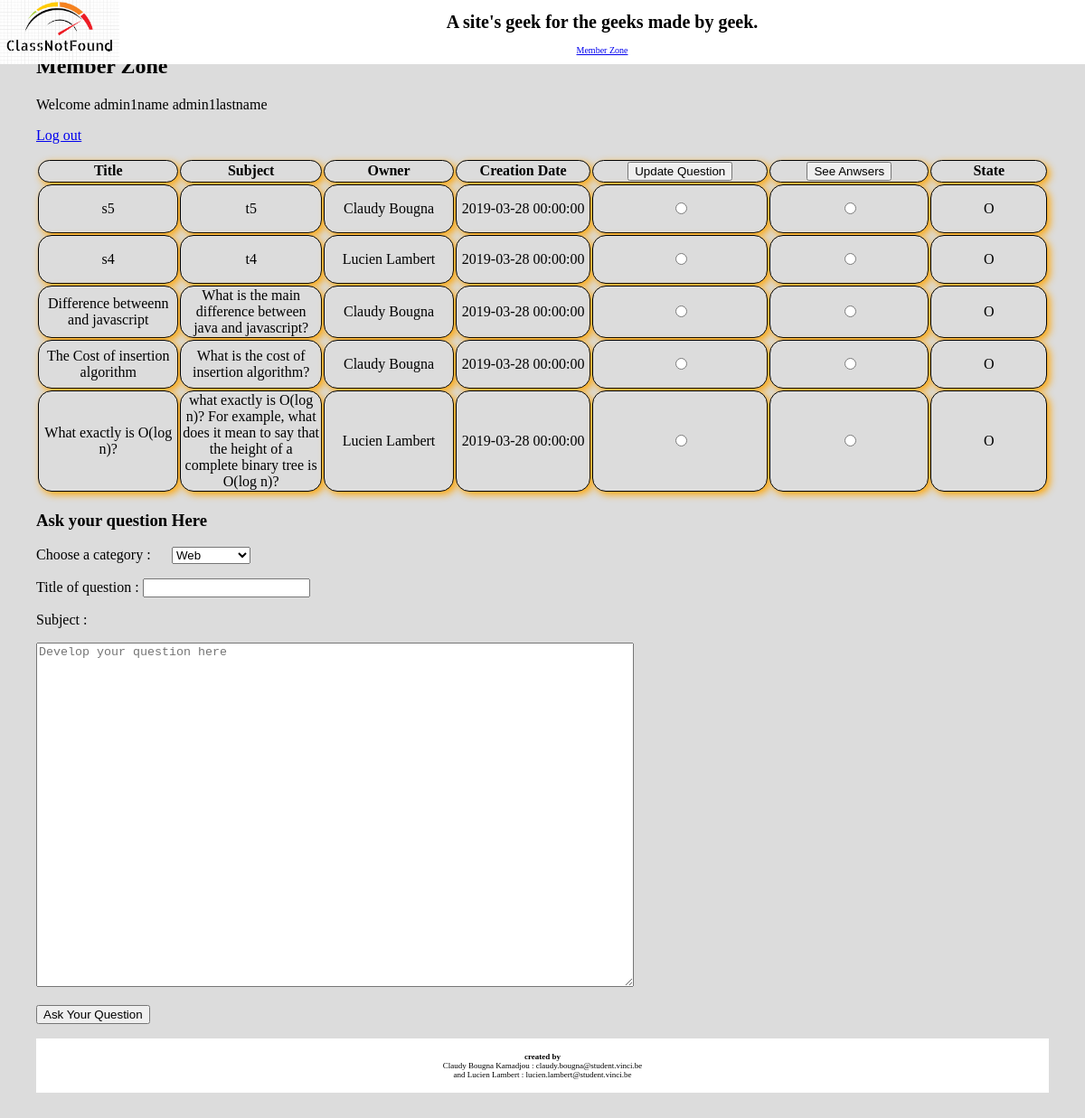
The app's page /index.php?action=member (signed in) with its own data.
### tables this page shows
CREATE TABLE IF NOT EXISTS `questions` (
  `id_question` int(11) NOT NULL AUTO_INCREMENT,
  `title` varchar(255) NOT NULL,
  `subject` varchar(255) NOT NULL,
  `id_category` int(11) NOT NULL,
  `owner` int(11) NOT NULL,
  `creation_date` timestamp NOT NULL DEFAULT CURRENT_TIMESTAMP,
  `state` set('O','S','D') NOT NULL,
  `good_answer` int(11) DEFAULT NULL,
  PRIMARY KEY (`id_question`),
  KEY `id_category` (`id_category`),
  KEY `owner` (`owner`),
  KEY `good_answer` (`good_answer`)
);

CREATE TABLE IF NOT EXISTS `members` (
  `id_member` int(11) NOT NULL AUTO_INCREMENT,
  `name` varchar(255) NOT NULL,
  `last_name` varchar(255) NOT NULL,
  `email` varchar(255) NOT NULL,
  `state` set('a','s') NOT NULL,
  `is_admin` tinyint(1) NOT NULL,
  `password` varchar(255) NOT NULL,
  PRIMARY KEY (`id_member`),
  UNIQUE KEY `email` (`email`)
);

### index.php (called while the page is built, shortened)
<?php
	$db = Db::getInstance();
	if (empty($_SESSION['authentifie'])) {
		$actionloginmember = 'login';
		$libelleloginmember = 'Login';
	} else {
		$actionloginmember = 'member';
		$libelleloginmember = 'Member Zone';
	}
	require_once(CHEMIN_VUES . 'header.php');
	$action = (isset($_GET['action'])) ? $_GET['action'] : 'default';
	switch($action) {
		case 'member':
			require_once('controllers/MemberController.php');
			$controller = new MemberController($db);
			break;
	}
	$controller->run();
	require_once(CHEMIN_VUES . 'footer.php');
?>

### controllers/MemberController.php (called while the page is built, shortened)
<?php
class MemberController{
    private $_db;
    public function __construct($db) {
        $this->_db = $db;
    }
    public function run() {
        $html_pseudo = htmlspecialchars($_SESSION['login']);
        $vueupdate = false;
        $vueanswers = false;
        $selected_question = null;
        $tabquestions = $this->_db->select_questions();
        $tabCategories = $this->_db->select_categories();
        require_once(CHEMIN_VUES . 'member.php');
    }
}
?>

### models/Db.class.php (called while the page is built, shortened)
<?php class Db {
    private $_db;
    private function __construct() {
        try {
            $this->_db = new PDO('mysql:host=localhost;dbname=projet;charset=utf8', 'root', '');
            $this->_db->setAttribute(PDO::ATTR_ERRMODE, PDO::ERRMODE_EXCEPTION);
            $this->_db->setAttribute(PDO::ATTR_DEFAULT_FETCH_MODE, PDO::FETCH_OBJ);
        } catch (PDOException $e) {
            die('Erreur de connexion à la base de données : ' . $e->getMessage());
        }
    }
    public function select_questions($keyword = '') {
        if ($keyword != '') {
            $keyword = str_replace("%", "\%", $keyword);
            $query = "SELECT * FROM questions WHERE title LIKE :keyword COLLATE utf8_bin OR subject LIKE :keyword COLLATE utf8_bin  ORDER BY id_question DESC";
            $ps = $this->_db->prepare($query);
            $ps->bindValue(':keyword', "%$keyword%");
        } else {
            $query = 'SELECT * FROM questions ORDER BY id_question DESC';
            $ps = $this->_db->prepare($query);
        }
        $ps->execute();
        $table = array();
        while ($row = $ps->fetch()) {
            $table[] = new Question($row->id_question, $row->title, $row->subject, $row->creation_date, $row->id_category, $this->select_member_by_id($row->owner), $row->state, $row->good_answer);
        }
        return $table;
    }
    public function select_member_by_id($id_member) {
        $query = 'SELECT * FROM members WHERE id_member = :id_member';
        $ps = $this->_db->prepare($query);
        $ps->bindValue(':id_member', $id_member);
        $ps->execute();
        $row = $ps->fetch();
        return new Member($row->id_member, $row->name, $row->last_name, $row->email, $row->state, $row->is_admin, NULL);
    }
    public function select_categories() {
        $query = 'SELECT * FROM categories ORDER BY id_category DESC';
        $ps = $this->_db->query($query);
        $table = array();
        while ($row = $ps->fetch()) {
            $table[] = new Category($row->id_category, $row->name);
        }
        return $table;
    }
} ?>

### models/Question.class.php (called while the page is built, shortened)
<?php class Question {
    private $_id_question;
    private $_title;
    private $_subject;
    private $_creation_date;
    private $_owner;
    private $_state;
    public function __construct($id_question, $title,  $subject, $creation_date, $id_category, $owner, $state, $good_answer) {
        $this->_id_question = $id_question;
        $this->_title = $title;
        $this->_subject = $subject;
        $this->_creation_date = $creation_date;
        $this->_owner = $owner;
        $this->_state = $state;
    }
    public function creation_date() {
        return $this->_creation_date;
    }
    public function owner() {
        return $this->_owner;
    }
    public function state() {
        return $this->_state;
    }
    public function html_title() {
        return htmlspecialchars($this->_title);
    }
    public function html_subject() {
        return htmlspecialchars($this->_subject);
    }
    public function html_id_question() {
        return htmlspecialchars($this->_id_question);
    }
} ?>

### models/Member.class.php (called while the page is built, shortened)
<?php class Member {
    private $_name;
    private $_last_name;
    public function __construct($id_member, $name, $last_name, $email, $state, $is_admin, $password) {
        $this->_name = $name;
        $this->_last_name = $last_name;
    }
    public function full_name() {
        return htmlspecialchars($this->_name . ' ' . $this->_last_name);
    }
} ?>

### models/Category.class.php (called while the page is built, shortened)
<?php class Category {
    private $_id_category;
    private $_name;
    public function __construct($id_category, $name) {
        $this->_id_category = $id_category;
        $this->_name = $name;
    }
    public function name() {
        return $this->_name;
    }
    public function id_category() {
        return $this->_id_category;
    }
} ?>

### views/member.php (the view, shortened to what this page needs)
<section id="content">
    <h2>Member Zone</h2>
    <p>Welcome <?php echo $html_pseudo; ?></p>
    <p><a href="index.php?action=logout">Log out</a></p>
    <?php if (!$vueupdate && !$vueanswers) { ?>
    <form action="?action=member" method="post">
        <table id="tableBalises">
            <thead>
            <tr>
                <th>Title</th>
                <th>Subject</th>
                <th>Owner</th>
                <th>Creation Date</th>
                <th><input type="submit" name="form_update" value="Update Question"></th>
                <th><input type="submit" name="form_see_answers" value="See Anwsers"></th>
                <th>State</th>
            </tr>
            </thead>
            <tbody>
            <?php foreach ($tabquestions as $i => $question) {
                $checked = (isset($selected_question) && $question->html_id_question() == $selected_question->html_id_question()) ? 'checked' : '';
                $disabled = ($question->state() == 'D') ? 'disabled' : ''; ?>
                <tr>
                    <td><span class="html"><?php echo $question->html_title(); ?></span></td>
                    <td><?php echo  $question->html_subject(); ?></td>
                    <td><?php echo $question->owner()->full_name(); ?></td>
                    <td><?php echo $question->creation_date(); ?></td>
                    <td><input type="radio" name="question" value="<?php echo $question->html_id_question(); ?>" <?php echo $checked; $disabled; ?> /></td>
                    <td><input type="radio" name="idquestion" value="<?php echo $question->html_id_question(); ?>" <?php echo $checked; $disabled; ?> /></td>
                    <td>
                        <p><?php echo $question->state(); ?></p>
                    </td>
                </tr>
            <?php } ?>
            </tbody>
        </table>
    </form>
    <div class="form">
        <h3> Ask your question Here </h3>
        <form action="index.php?action=question" method="post">
            <label for="id_category">Choose a category :</label>
            <select id="id_category" name="id_category">
                <?php foreach ($tabCategories as $i => $category) { ?>
                    <option value="<?php echo $category->id_category(); ?>"><?php echo $category->name(); ?></option>
                <?php } ?>
            </select>
            <p>Title of question :	<input type="text" name="title" /></p>
            <p>Subject :</p>
            <textarea   rows="25" cols="80"   name="subject" placeholder="Develop your question here"></textarea>
            <p><input type="submit" name="form_add" value="Ask Your Question"></p>
        </form>
    </div>
    <?php } ?>
</section>

### views/header.php (shortened to what this page needs)
<!DOCTYPE html>
<html lang="fr">
<head>
    <link rel="stylesheet" type="text/css" href="<?= CHEMIN_VUES ?>css/base.css" media="all" >
</head>
<body>
<header>
    <a href="index.php"> <img class="logo" src="<?= CHEMIN_VUES ?>images/logoclock.png" alt="logo"></a>
    <h1>
        A site's geek for the geeks made by geek.
    </h1>
        <nav>
            <ul>
                <li><a href="index.php?action=<?= $actionloginmember; ?>"><?= $libelleloginmember; ?></a></li>
            </ul>
        </nav>
</header>

### views/footer.php
<footer>
    <strong>created by</strong><br/>
    Claudy Bougna Kamadjou : <?= EMAIL2; ?><br/>
    and Lucien Lambert :  <?= EMAIL1; ?><br/>
</footer>
</body>
</html>

### views/css/base.css (style rules this page uses)
#tableBalises th { border-style: solid; border-width: thin; border-collapse: collapse; background-color: #DCDCDC; text-align: center; margin-top: auto; margin-left: auto; margin-right: auto; width: 500px; border-radius: 15px; box-shadow: 3px 3px 9px orange; }
#tableBalises td { border-style: solid; border-width: thin; border-collapse: collapse; background-color: #DCDCDC; text-align: center; margin-top: auto; margin-left: auto; margin-right: auto; width: 500px; border-radius: 15px; box-shadow: 3px 3px 9px orange; }
.logo { float: left; width: 11%; }
html { font-family: cursive; }
footer { font-size: xx-small; text-align: center; bottom: 0; left: 0; right: 0; background-color: white; padding: 15px 20px; }
header { background-color: white; position: absolute; top: 0; left: 0; right: 0; margin: auto; font-size: x-small; text-align: center; color: #000000; }
body { height: 100%; background-color: #DCDCDC; min-height: 100%; margin: 20px; padding: 20px; }
label { display:block; width:150px; float:left; }

### records on screen
questions: title "s5", subject "t5", owner.last_name "Claudy Bougna", creation_date "2019-03-28 00:00:00", state "O"
questions: title "s4", subject "t4", owner.last_name "Lucien Lambert", creation_date "2019-03-28 00:00:00", state "O"
questions: title "Difference betweenn and javascript", subject "What is the main difference between java and javascript?", owner.last_name "Claudy Bougna", creation_date "2019-03-28 00:00:00", state "O"
questions: title "The Cost of insertion algorithm", subject "What is the cost of insertion algorithm?", owner.last_name "Claudy Bougna", creation_date "2019-03-28 00:00:00", state "O"
questions: title "What exactly is O(log n)?", subject "what exactly is O(log n)? For example, what does it mean to say that the height of a complete binary tree is O(log n)?", owner.last_name "Lucien Lambert", creation_date "2019-03-28 00:00:00", state "O"

### other values on screen
$libelleloginmember "Member Zone"
$html_pseudo "admin1name admin1lastname"
EMAIL2 "claudy.bougna@student.vinci.be"
EMAIL1 "lucien.lambert@student.vinci.be"
form field id_category "Web"
